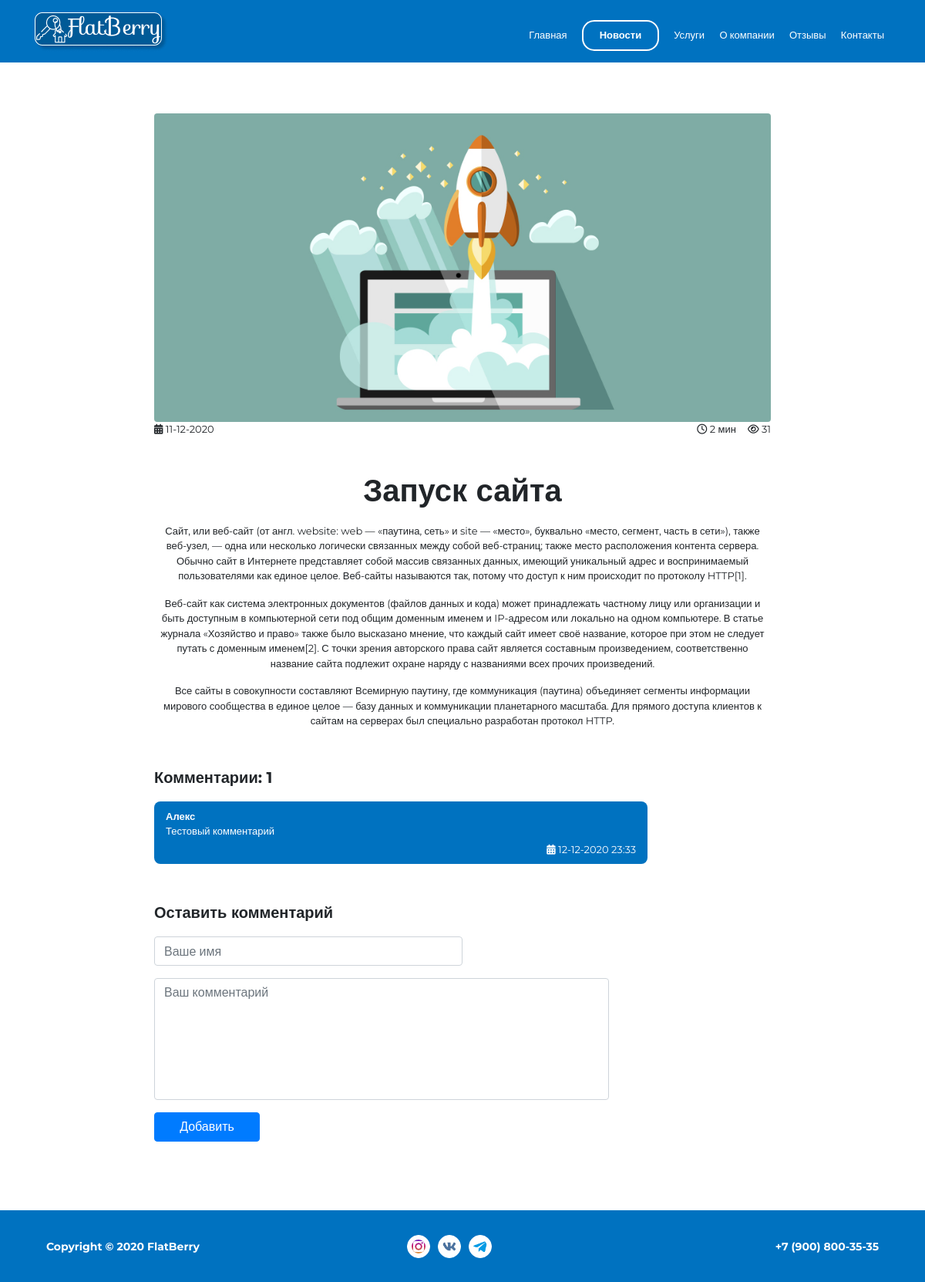
/about/news/zapusk_sayta/, run on the app's committed database.
### mainApp/models.py (models this page shows, shortened)
class Article(models.Model):
    title = models.CharField(max_length=50, verbose_name='Заголовок')
    slug = models.SlugField(blank=True, verbose_name='Слаг/Slug')
    description = models.TextField(max_length=215, verbose_name='Краткое описание')
    date = models.DateTimeField(blank=True, verbose_name='Дата')
    views = models.PositiveIntegerField(default=0, blank=True, verbose_name='Кол-во просмотров')
    time_to_read = models.IntegerField(blank=True, verbose_name='Время для прочтения')
    text = models.TextField(verbose_name='Текст статьи')
    img = models.ImageField(upload_to='article/', verbose_name='Фотография статьи', null=True)
    def __str__(self):
        return '%s' % self.title
    class Meta:
        verbose_name = 'Статья'
        verbose_name_plural = 'Новости'

class Comment(models.Model):
    article = models.ForeignKey(Article, on_delete=models.CASCADE, null=True, verbose_name='Статья')
    name = models.CharField(max_length=50, verbose_name='Имя')
    comment = models.TextField(verbose_name='Текст комментария')
    date = models.DateTimeField(blank=True, verbose_name='Дата')
    class Meta:
        verbose_name = 'Комментарий'
        verbose_name_plural = 'Комментарии'

### mainApp/views.py (the view, shortened to what this page needs)
# urls.py: path('news/<slug:slug>/', views.ArticleDetailView.as_view(), name='article-detail'),
class ArticleDetailView(FormView, DetailView):
    active = ['articles']
    model = Article
    form_class = FormComment
    template_name = 'mainApp/article.html'
    def get_context_data(self, **kwargs):
        context = super().get_context_data(**kwargs)
        context['comment_list'] = Comment.objects.filter(article=context['article'])
        context['comment_form'] = FormComment()
        Article.objects.filter(title=context['article']).update(views=F("views") + 1)
        return context

### mainApp/forms.py
class FormComment(forms.ModelForm):
    class Meta:
        model = Comment
        exclude = [""]
        fields = {"name", "comment"}
        widgets = {
            "comment": forms.Textarea(attrs={
                'placeholder': 'Ваш комментарий',
                'required': '',
                'rows': '8'})
        }

### mainApp/templates/mainApp/article.html (shortened to what this page needs)
{% extends "base.html" %}
{% block content %}
{% load static  %}
<div class="container block ">
        <div class="row">
            <div class="col-lg-10 ml-auto mr-auto">
                <div class="article">
                    <img src="{{ article.img.url }}" class="article_img animate__animated animate__fadeInDown" alt="article_img">
                    <div class="article-st">
                        <p class="date article_s animate__animated animate__fadeInLeft">
                          <i class="fa fa-calendar" aria-hidden="true"></i> {{ article.date|date:"d-m-Y" }}
                        </p>
                            <div class="time-date-state animate__animated animate__fadeInRight">
                                <p class="time-read">
                                    <i class="fa fa-clock-o" aria-hidden="true"></i> {{ article.time_to_read }} мин
                                </p>
                                <p class="views article_s">
                                    <i class="fa fa-eye" aria-hidden="true"></i> {{ article.views }}
                                </p>
                            </div>
                      </div>
                      <h1 class="article-t animate__animated animate__fadeIn">{{ article.title }}</h1>
                      <p class="article-content">
                        {{ article.text|linebreaks  }}
                      </p>
                    <h4 class="h-comment">Комментарии: {{ comment_list.count }}</h4>
                    {%  for comment in comment_list %}
                    <div class="comment-block blue">
                        <p class="commentator-name">{{ comment.name }}</p>
                        <p class="comment-text">{{ comment.comment }}</p>
                        <p class="date comment-d"><i class="fa fa-calendar" aria-hidden="true"></i>
                            {{ comment.date|date:"d-m-Y G:i" }}</p>
                    </div>
                    {% endfor %}
                    <h4 class="h-comment">Оставить комментарий</h4>
                    <form class="feedback_form" method="post" action="">
                      <div class="form-group">
                        <input name="name" type="text" class="form-control" required id="id_name" placeholder="Ваше имя">
                      </div>
                      <div class="form-group">
                        <textarea name="comment" class="form-control message" rows="6" placeholder="Ваш комментарий" required id="id_comment" ></textarea>
                      </div>
                     <input class="btn btn-primary" type="submit" value="Добавить">
                    </form>
                </div>
            </div>
        </div>
    </div>
{% endblock %}

### mainApp/static/mainApp/css/style.css (style rules this page uses)
body { font-family: 'Montserrat', sans-serif; font-size: 13px; height: 100%; }
.blue { background-color: #0072C0; }
.block { text-align: center; justify-content: center; }
h1 { font-size: 36; font-weight: 700; padding-top: 100px; line-height: 36px; }
h4 { font-size: 20px; font-weight: 700; }
.feedback_form { max-width: 590px; }
.form-control { max-width: 400px; }
.message { height: 160px; max-width: 100%; resize: none; }
.btn-primary { display: block; width: 137px; }
.article { max-width: 800px; margin-top: 66px; margin-left: auto; margin-right: auto; }
.article-t { padding-top: 35px; }
.article_img { border: transparent; border-radius: 4px; width: 100%; }
.article-st { display: flex; justify-content: space-between; }
.time-date-state { display: flex; }
.time-read { margin-right: 15px; }
.article-content { text-align: left; margin-top: 25px; font-size: 14px; margin-left: auto; margin-right: auto; }
.h-comment { text-align: left; margin: 51px 0 19px 0; }
.comment-block { width: 80%; border-radius: 8px; color: #fff; padding: 10px 0 0 15px; font-size: 13px; text-align: left; }
.commentator-name { font-weight: 700; padding: 0; margin: 0; }
.comment-text { margin-bottom: 4px; }
.comment-d { text-align: right; margin-right: 15px; padding-bottom: 9px; }

### data on the page
Article: img (picture), date "11-12-2020", time_to_read "2", views "31", title "Запуск сайта", text "Сайт, или веб-сайт (от англ. website: web — «паутина, сеть» и site — «место», буквально «место, сегмент, часть в сети»), также веб-узел, — одна или несколько логически связанных между собой веб-страниц; также место расположения контента сервера. Обычно сайт в Интернете представляет собой массив связанных данных, имеющий уникальный адрес и воспринимаемый пользователями как единое целое. Веб-сайты называются так, потому что доступ к ним происходит по протоколу HTTP[1]. Веб-сайт как система электронных документов (файлов данных и кода) может принадлежать частному лицу или организации и быть доступным в компьютерной сети под общим доменным именем и IP-адресом или локально на одном компьютере. В…"
Comment: name "Алекс", comment "Тестовый комментарий", date "12-12-2020 23:33"

### other printed values
{{ comment_list.count }} "1"
